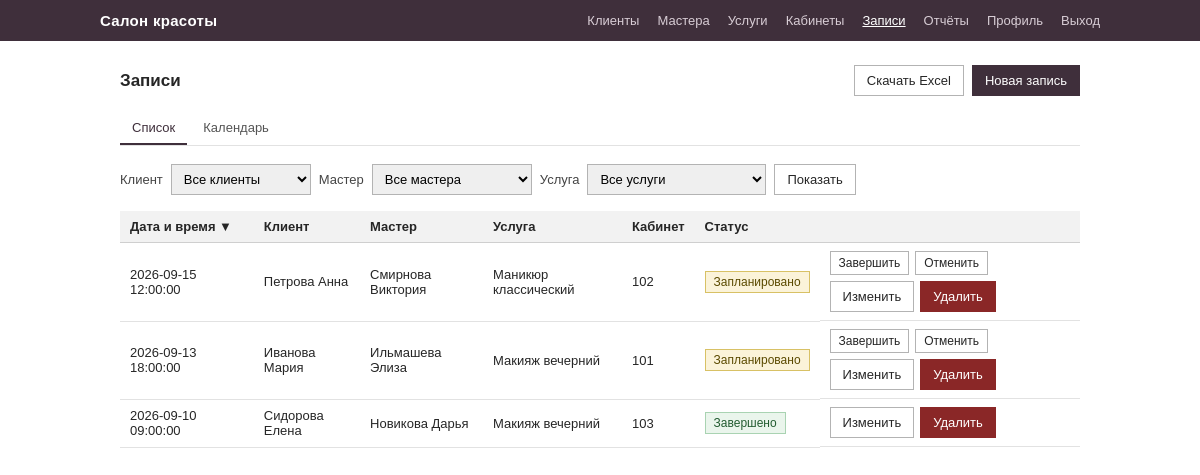
Screenshot of /frontend/pages/appointments.php (signed in) with the database file from the repository.
### tables this page shows
CREATE TABLE `appointments` (
  `id` int UNSIGNED NOT NULL,
  `client_id` int UNSIGNED NOT NULL,
  `master_id` int UNSIGNED NOT NULL,
  `service_id` int UNSIGNED NOT NULL,
  `room_id` int UNSIGNED NOT NULL,
  `appointment_datetime` datetime NOT NULL,
  `status` enum('Запланировано','Завершено','Отменено') NOT NULL DEFAULT 'Запланировано',
  `comment` text
);

CREATE TABLE `clients` (
  `id` int UNSIGNED NOT NULL,
  `last_name` varchar(50) NOT NULL,
  `first_name` varchar(50) NOT NULL,
  `phone` varchar(20) NOT NULL,
  `birth_date` date DEFAULT NULL
);

CREATE TABLE `masters` (
  `id` int UNSIGNED NOT NULL,
  `last_name` varchar(50) NOT NULL,
  `first_name` varchar(50) NOT NULL,
  `phone` varchar(20) NOT NULL,
  `hire_date` date NOT NULL
);

CREATE TABLE `services` (
  `id` int UNSIGNED NOT NULL,
  `name` varchar(100) NOT NULL,
  `duration_minutes` int UNSIGNED NOT NULL,
  `price` decimal(8,2) NOT NULL
);

CREATE TABLE `rooms` (
  `id` int UNSIGNED NOT NULL,
  `number` varchar(10) NOT NULL,
  `description` varchar(100) DEFAULT NULL
);

### backend/functions/session.php (called while the page is built, shortened)
<?php
function h(?string $value): string
{
    return htmlspecialchars((string)$value, ENT_QUOTES, 'UTF-8');
}
function isLoggedIn(): bool
{
    return isset($_SESSION['user']);
}
function queryStringWith(array $overrides): string
{
    $params = array_merge($_GET, $overrides);
    return '?' . http_build_query($params);
}
function nextSortDirection(string $column, string $currentSort, string $currentDir): string
{
    return ($currentSort === $column && $currentDir === 'asc') ? 'desc' : 'asc';
}
function sortIndicator(string $column, string $currentSort, string $currentDir): string
{
    if ($currentSort !== $column) {
        return '';
    }
    return $currentDir === 'asc' ? ' ▲' : ' ▼';
}

### backend/classes/AppointmentContext.php (called while the page is built, shortened)
<?php
class AppointmentContext
{
    private mysqli $mysqli;
    public function __construct(mysqli $mysqli)
    {
        $this->mysqli = $mysqli;
    }
    public function getAllWithDetails(
        int $clientId = 0,
        int $masterId = 0,
        int $serviceId = 0,
        string $sortColumn = 'date',
        string $sortDirection = 'DESC',
        int $limit = 0,
        int $offset = 0
    ): array {
        $sql = "SELECT a.id, a.appointment_datetime, a.status, a.comment,
                       c.id AS client_id, c.last_name AS client_last_name, c.first_name AS client_first_name,
                       m.id AS master_id, m.last_name AS master_last_name, m.first_name AS master_first_name,
                       s.id AS service_id, s.name AS service_name,
                       r.id AS room_id, r.number AS room_number
                FROM appointments a
                JOIN clients c ON c.id = a.client_id
                JOIN masters m ON m.id = a.master_id
                JOIN services s ON s.id = a.service_id
                JOIN rooms r ON r.id = a.room_id";
        [$where, $params, $types] = $this->buildFilter($clientId, $masterId, $serviceId);
        $orderColumn = self::SORTABLE_COLUMNS[$sortColumn] ?? self::SORTABLE_COLUMNS['date'];
        $sortDirection = strtoupper($sortDirection) === 'ASC' ? 'ASC' : 'DESC';
        $sql .= " ORDER BY {$orderColumn} {$sortDirection}";
        if ($limit > 0) {
            $sql .= ' LIMIT ? OFFSET ?';
            $params[] = $limit;
            $params[] = $offset;
            $types .= 'ii';
        }
        $stmt = $this->mysqli->prepare($sql);
        if ($params) {
            $stmt->bind_param($types, ...$params);
        }
        $stmt->execute();
        $result = $stmt->get_result();
        $rows = [];
        while ($row = $result->fetch_assoc()) {
            $rows[] = $row;
        }
        return $rows;
    }
    public function countWithDetails(int $clientId = 0, int $masterId = 0, int $serviceId = 0): int
    {
        [$where, $params, $types] = $this->buildFilter($clientId, $masterId, $serviceId);
        $sql = 'SELECT COUNT(*) AS cnt FROM appointments a';
        $stmt = $this->mysqli->prepare($sql);
        $stmt->execute();
        $row = $stmt->get_result()->fetch_assoc();
        return (int)$row['cnt'];
    }
    private function buildFilter(int $clientId, int $masterId, int $serviceId): array
    {
        $conditions = [];
        $params = [];
        $types = '';
        return [implode(' AND ', $conditions), $params, $types];
    }
}

### frontend/pages/appointments.php (the view, shortened to what this page needs)
<?php
require_once __DIR__ . '/../../backend/functions/connectionDB.php';
require_once __DIR__ . '/../../backend/functions/session.php';
require_once __DIR__ . '/../../backend/classes/AppointmentContext.php';
$appointmentContext = new AppointmentContext($mysqli);
$action = $_GET['action'] ?? 'list';
$filterClientId = (int)($_GET['filter_client_id'] ?? 0);
$filterMasterId = (int)($_GET['filter_master_id'] ?? 0);
$filterServiceId = (int)($_GET['filter_service_id'] ?? 0);
$view = ($_GET['view'] ?? 'list') === 'calendar' ? 'calendar' : 'list';
$month = preg_match('/^\d{4}-\d{2}$/', $_GET['month'] ?? '') ? $_GET['month'] : date('Y-m');
$sort = array_key_exists($_GET['sort'] ?? '', AppointmentContext::SORTABLE_COLUMNS) ? $_GET['sort'] : 'date';
$dir = ($_GET['dir'] ?? '') === 'asc' ? 'asc' : 'desc';
$perPage = 5;
$page = max(1, (int)($_GET['page'] ?? 1));
$totalAppointments = ($action === 'list')
    ? $appointmentContext->countWithDetails($filterClientId, $filterMasterId, $filterServiceId)
    : 0;
$totalPages = max(1, (int)ceil($totalAppointments / $perPage));
$page = min($page, $totalPages);
$offset = ($page - 1) * $perPage;
$appointments = ($action === 'list')
    ? $appointmentContext->getAllWithDetails($filterClientId, $filterMasterId, $filterServiceId, $sort, $dir, $perPage, $offset)
    : [];
$statusClasses = [
    'Запланировано' => 'status-planned',
    'Завершено' => 'status-done',
    'Отменено' => 'status-cancelled',
];
$activePage = 'appointments';
require_once __DIR__ . '/../elements/head.php';
require_once __DIR__ . '/../elements/siteHeader.php';
?>
<div class="container">
    <div class="page-header">
        <h1>Записи</h1>
        <?php if ($action === 'list'): ?>
            <div class="header-actions">
                <a class="btn btn-secondary" href="exportExcel.php?<?= h(http_build_query([
                    'entity' => 'appointments',
                    'filter_client_id' => $filterClientId ?: null,
                    'filter_master_id' => $filterMasterId ?: null,
                    'filter_service_id' => $filterServiceId ?: null,
                ])) ?>">Скачать Excel</a>
                <a class="btn" href="appointments.php?action=add">Новая запись</a>
            </div>
        <?php endif; ?>
    </div>
    <?php if ($action === 'list'): ?>
        <nav class="subnav">
            <a href="appointments.php" class="<?= $view === 'list' ? 'active' : '' ?>">Список</a>
            <a href="appointments.php?view=calendar&month=<?= h($month) ?>" class="<?= $view === 'calendar' ? 'active' : '' ?>">Календарь</a>
        </nav>
    <?php endif; ?>
    <?php if ($action === 'list' && $view === 'list'): ?>
        <form class="filter-form" method="get" action="">
            <label for="filter_client_id">Клиент</label>
            <select id="filter_client_id" name="filter_client_id">
                <option value="">Все клиенты</option>
            </select>
            <label for="filter_master_id">Мастер</label>
            <select id="filter_master_id" name="filter_master_id">
                <option value="">Все мастера</option>
            </select>
            <label for="filter_service_id">Услуга</label>
            <select id="filter_service_id" name="filter_service_id">
                <option value="">Все услуги</option>
            </select>
            <button type="submit" class="btn btn-secondary">Показать</button>
        </form>
        <table>
            <thead>
                <tr>
                    <th><a href="<?= h(queryStringWith(['sort' => 'date', 'dir' => nextSortDirection('date', $sort, $dir), 'page' => 1])) ?>">Дата и время<?= sortIndicator('date', $sort, $dir) ?></a></th>
                    <th><a href="<?= h(queryStringWith(['sort' => 'client', 'dir' => nextSortDirection('client', $sort, $dir), 'page' => 1])) ?>">Клиент<?= sortIndicator('client', $sort, $dir) ?></a></th>
                    <th><a href="<?= h(queryStringWith(['sort' => 'master', 'dir' => nextSortDirection('master', $sort, $dir), 'page' => 1])) ?>">Мастер<?= sortIndicator('master', $sort, $dir) ?></a></th>
                    <th><a href="<?= h(queryStringWith(['sort' => 'service', 'dir' => nextSortDirection('service', $sort, $dir), 'page' => 1])) ?>">Услуга<?= sortIndicator('service', $sort, $dir) ?></a></th>
                    <th><a href="<?= h(queryStringWith(['sort' => 'room', 'dir' => nextSortDirection('room', $sort, $dir), 'page' => 1])) ?>">Кабинет<?= sortIndicator('room', $sort, $dir) ?></a></th>
                    <th><a href="<?= h(queryStringWith(['sort' => 'status', 'dir' => nextSortDirection('status', $sort, $dir), 'page' => 1])) ?>">Статус<?= sortIndicator('status', $sort, $dir) ?></a></th>
                    <th></th>
                </tr>
            </thead>
            <tbody>
                <?php foreach ($appointments as $row): ?>
                    <tr>
                        <td><?= h($row['appointment_datetime']) ?></td>
                        <td><?= h($row['client_last_name'] . ' ' . $row['client_first_name']) ?></td>
                        <td><?= h($row['master_last_name'] . ' ' . $row['master_first_name']) ?></td>
                        <td><?= h($row['service_name']) ?></td>
                        <td><?= h($row['room_number']) ?></td>
                        <td>
                            <span class="status <?= $statusClasses[$row['status']] ?? '' ?>"><?= h($row['status']) ?></span>
                        </td>
                        <td class="actions">
                            <?php if ($row['status'] === 'Запланировано'): ?>
                                <form method="post" action="appointments.php">
                                    <button type="submit" class="btn btn-secondary btn-sm">Завершить</button>
                                </form>
                                <form method="post" action="appointments.php">
                                    <button type="submit" class="btn btn-secondary btn-sm">Отменить</button>
                                </form>
                            <?php endif; ?>
                            <a class="btn btn-secondary" href="appointments.php?action=edit&id=<?= $row['id'] ?>">Изменить</a>
                            <form method="post" action="appointments.php" onsubmit="return confirm('Удалить запись?');">
                                <button type="submit" class="btn btn-danger">Удалить</button>
                            </form>
                        </td>
                    </tr>
                <?php endforeach; ?>
            </tbody>
        </table>
    <?php endif; ?>
</div>
<?php require_once __DIR__ . '/../elements/footer.php'; ?>

### frontend/elements/head.php (shortened to what this page needs)
<!DOCTYPE html>
<html lang="ru">
<head>
    <link rel="stylesheet" href="../css/style.css">
</head>
<body>

### frontend/elements/siteHeader.php
<?php $activePage = $activePage ?? ''; ?>
<header class="site-header">
    <div class="site-header-inner">
        <span class="site-title">Салон красоты</span>
        <?php if (isLoggedIn()): ?>
            <nav class="nav">
                <a href="clients.php" class="<?= $activePage === 'clients' ? 'active' : '' ?>">Клиенты</a>
                <a href="masters.php" class="<?= $activePage === 'masters' ? 'active' : '' ?>">Мастера</a>
                <a href="services.php" class="<?= $activePage === 'services' ? 'active' : '' ?>">Услуги</a>
                <a href="rooms.php" class="<?= $activePage === 'rooms' ? 'active' : '' ?>">Кабинеты</a>
                <a href="appointments.php" class="<?= $activePage === 'appointments' ? 'active' : '' ?>">Записи</a>
                <a href="reports.php" class="<?= $activePage === 'reports' ? 'active' : '' ?>">Отчёты</a>
                <a href="profile.php" class="<?= $activePage === 'profile' ? 'active' : '' ?>">Профиль</a>
                <a href="logout.php">Выход</a>
            </nav>
        <?php endif; ?>
    </div>
</header>

### frontend/elements/footer.php
</body>
</html>

### frontend/css/style.css (style rules this page uses)
* { box-sizing: border-box; }
body { margin: 0; font-family: Arial, Helvetica, sans-serif; background-color: #ffffff; color: #262626; }
a { color: #6b3f63; }
.site-header { background-color: #3f2f3b; color: #ffffff; padding: 12px 24px; }
.site-header-inner { display: flex; align-items: center; justify-content: space-between; max-width: 1000px; margin: 0 auto; }
.site-title { font-size: 15px; font-weight: bold; letter-spacing: 0.3px; }
.nav { display: flex; gap: 18px; flex-wrap: wrap; }
.nav a { color: #d8cdd5; text-decoration: none; font-size: 13px; }
.nav a.active, .nav a:hover { color: #ffffff; text-decoration: underline; }
.page-header { display: flex; align-items: center; justify-content: space-between; margin-bottom: 16px; }
.page-header h1 { font-size: 17px; margin: 0; }
.container { max-width: 1000px; margin: 24px auto; padding: 0 20px; }
.header-actions { display: flex; gap: 8px; }
.btn { display: inline-block; padding: 7px 12px; border: 1px solid #3f2f3b; background-color: #3f2f3b; color: #ffffff; font-size: 13px; text-decoration: none; cursor: pointer; }
.btn-secondary { background-color: #ffffff; color: #262626; border-color: #b3b3b3; }
.btn-danger { background-color: #8a2727; border-color: #8a2727; }
.btn-sm { padding: 4px 8px; font-size: 12px; }
table { width: 100%; border-collapse: collapse; background: #ffffff; }
th, td { text-align: left; padding: 8px 10px; border-bottom: 1px solid #e2e2e2; font-size: 13px; }
th { background-color: #f2f2f2; border-bottom: 1px solid #cfcfcf; }
th a { color: #262626; text-decoration: none; white-space: nowrap; }
td.actions { display: flex; gap: 6px; align-items: center; flex-wrap: wrap; }
td.actions form { margin: 0; }
.status { display: inline-block; padding: 3px 8px; font-size: 12px; border: 1px solid; }
.status-planned { color: #5b4a00; border-color: #d8c165; background-color: #fbf3d9; }
.status-done { color: #235c31; border-color: #a9d3b2; background-color: #eaf5ec; }
.subnav { display: flex; flex-wrap: wrap; gap: 4px; margin-bottom: 18px; border-bottom: 1px solid #e2e2e2; }
.subnav a { padding: 8px 12px; font-size: 13px; text-decoration: none; color: #555; border-bottom: 2px solid transparent; }
.subnav a.active, .subnav a:hover { color: #3f2f3b; border-bottom-color: #3f2f3b; }
.filter-form { display: flex; align-items: center; gap: 8px; margin-bottom: 16px; flex-wrap: wrap; }
.filter-form label { font-size: 13px; color: #444; }
.filter-form select, .filter-form input { padding: 6px 8px; border: 1px solid #b3b3b3; font-size: 13px; font-family: inherit; }

### rows the page displays
appointments: appointment_datetime "2026-09-15 12:00:00", client.first_name "Петрова Анна", master.first_name "Смирнова Виктория", service.name "Маникюр классический", room.number "102", status "Запланировано"
appointments: appointment_datetime "2026-09-13 18:00:00", client.first_name "Иванова Мария", master.first_name "Ильмашева Элиза", service.name "Макияж вечерний", room.number "101", status "Запланировано"
appointments: appointment_datetime "2026-09-10 09:00:00", client.first_name "Сидорова Елена", master.first_name "Новикова Дарья", service.name "Макияж вечерний", room.number "103", status "Завершено"

### other values shown
sortIndicator('date', $sort, $dir) "▼"
